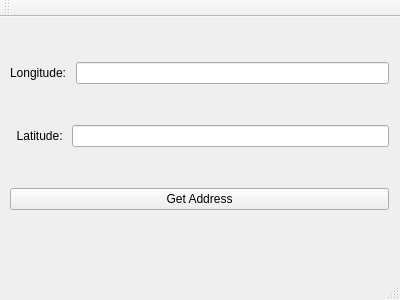
<?xml version="1.0" encoding="UTF-8"?>
<ui version="4.0">
 <class>MainWindow</class>
 <widget class="QMainWindow" name="MainWindow">
  <property name="geometry">
   <rect>
    <x>0</x>
    <y>0</y>
    <width>400</width>
    <height>300</height>
   </rect>
  </property>
  <property name="windowTitle">
   <string>MainWindow</string>
  </property>
  <widget class="QWidget" name="centralWidget">
   <widget class="QWidget" name="verticalLayoutWidget">
    <property name="geometry">
     <rect>
      <x>-1</x>
      <y>-1</y>
      <width>401</width>
      <height>241</height>
     </rect>
    </property>
    <layout class="QVBoxLayout" name="verticalLayout">
     <item>
      <layout class="QHBoxLayout" name="horizontalLayout_2">
       <item>
        <widget class="QLabel" name="label">
         <property name="text">
          <string>Longitude: </string>
         </property>
        </widget>
       </item>
       <item>
        <widget class="QLineEdit" name="longitude"/>
       </item>
      </layout>
     </item>
     <item>
      <layout class="QHBoxLayout" name="horizontalLayout_3">
       <item>
        <widget class="QLabel" name="label_2">
         <property name="text">
          <string>  Latitude: </string>
         </property>
        </widget>
       </item>
       <item>
        <widget class="QLineEdit" name="latitude"/>
       </item>
      </layout>
     </item>
     <item>
      <widget class="QPushButton" name="pushButton">
       <property name="text">
        <string>Get Address</string>
       </property>
      </widget>
     </item>
    </layout>
   </widget>
  </widget>
  <widget class="QMenuBar" name="menuBar">
   <property name="geometry">
    <rect>
     <x>0</x>
     <y>0</y>
     <width>400</width>
     <height>19</height>
    </rect>
   </property>
  </widget>
  <widget class="QToolBar" name="mainToolBar">
   <attribute name="toolBarArea">
    <enum>TopToolBarArea</enum>
   </attribute>
   <attribute name="toolBarBreak">
    <bool>false</bool>
   </attribute>
  </widget>
  <widget class="QStatusBar" name="statusBar"/>
 </widget>
 <layoutdefault spacing="6" margin="11"/>
 <resources/>
 <connections/>
</ui>
